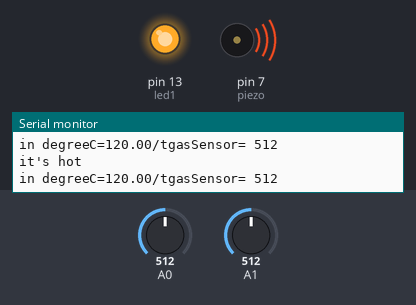
This sketch was run on a simulated Arduino Uno, built with avr-gcc and run on an emulated ATmega328P. Parts: output pins drawn as LEDs (lit = HIGH), buzzer (waves = sounding, pin HIGH), the last lines printed to the serial monitor. The test bench sets the inputs (shaded band); at power-on: A1 = 512, A0 = 512.

Above: at 1.8 s.
1.9 s: A1 set to 494
At 3.2 s:
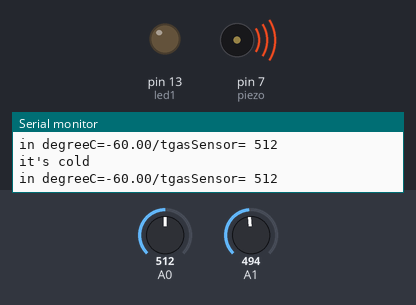
3.5 s: A0 set to 107
5.2 s: A0 set to 95
At 6.6 s:
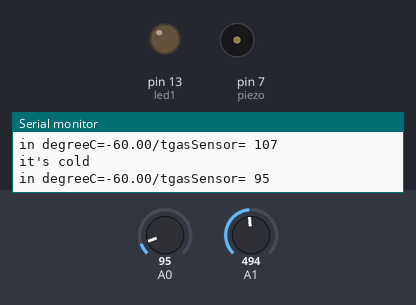
7.5 s: A1 set to 511
At 9.2 s:
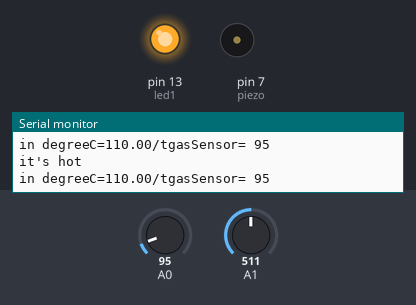
9.5 s: A1 set to 306
At 11.0 s:
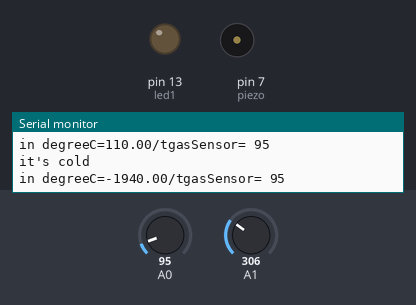
11.5 s: A1 set to 716
At 12.6 s:
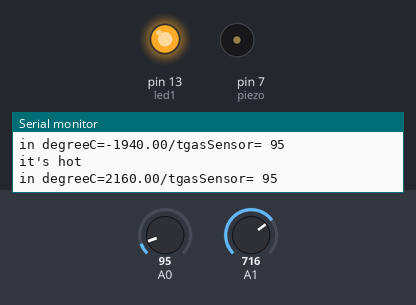
Timing chart, 0 to 14.5 s (numbered marks = the images above; inputs shaded):
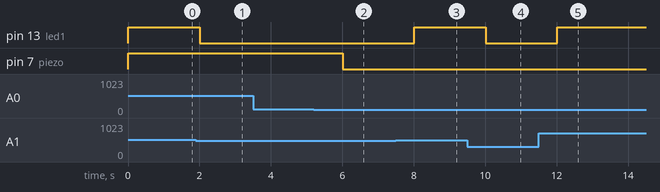

Measured:
- the behaviour switches between 503 and 502 on A1 (found by bisection; images 0 and 1)
- the behaviour switches between 100 and 99 on A0 (found by bisection; images 1 and 2)
- after the input at 1.9 s, pin 13 (led1): HIGH → LOW after 0.10 s
- after the input at 5.2 s, pin 7 (piezo): HIGH → LOW after 0.81 s
- after the input at 7.5 s, pin 13 (led1): LOW → HIGH after 0.51 s
- after the input at 9.5 s, pin 13 (led1): HIGH → LOW after 0.51 s
- after the input at 11.5 s, pin 13 (led1): LOW → HIGH after 0.51 s

The sketch:

preethy_v1.ino
```cpp
// C++ code
float temp;
float vout;
float vout1;
int led1=13;
int gasSensor;
int piezo=7;
//
void setup()
{
  pinMode(A0,INPUT);
  pinMode(A1,INPUT);
  pinMode(led1,OUTPUT);
  pinMode(piezo,OUTPUT);
  Serial.begin(9600);

}

void loop()
{
  vout=analogRead(A1);
  vout1=(vout/1023)*5000;
  temp=(vout-500)*10;

  gasSensor=analogRead(A0);

  if (temp>80)
  {
    digitalWrite(led1,HIGH);
    Serial.println("it's hot");
  }
  else if(temp<30)
  {
    digitalWrite(led1,LOW);
    Serial.println("it's cold");
  }
  if (gasSensor>=100)
  {
    digitalWrite(piezo,HIGH);
  }
  else
  {
    digitalWrite(piezo,LOW);
  }
  Serial.print("in degreeC=");
  Serial.print("");
  Serial.print(temp);
  Serial.print("/t");
  Serial.print("gasSensor=");
  Serial.print(" ");
  Serial.print(gasSensor);
  Serial.println();
  delay(1000);
}
  
```
